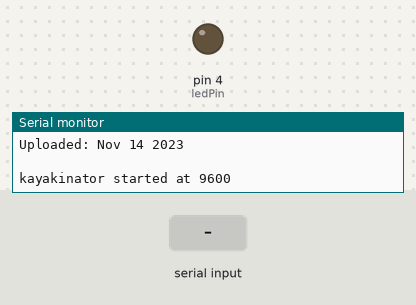
Bench run of a sketch on a simulated Arduino Uno, built with avr-gcc and run on an emulated ATmega328P. Shown: output pins drawn as LEDs (lit = HIGH), the last lines printed to the serial monitor. Inputs (shaded band) come from the test bench.

Above: at 1.2 s.
1.3 s: "1" received over the second serial link
At 2.5 s:
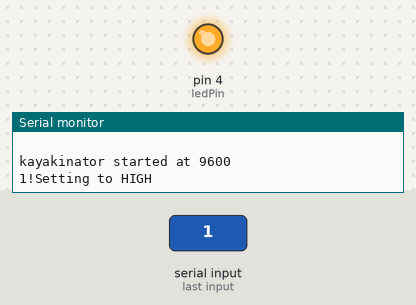
2.8 s: "0" received over the second serial link
At 3.8 s:
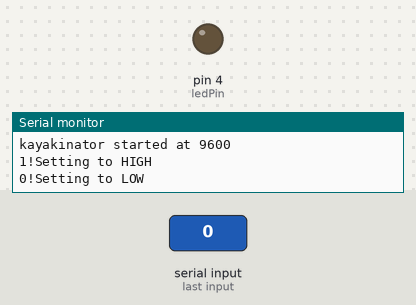
Timing chart, 0 to 5.8 s (numbered marks = the images above; inputs shaded):
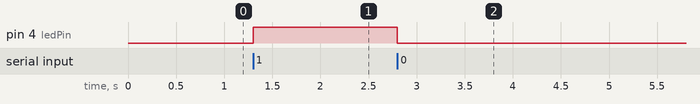

The sketch:

simple_ble.ino
```cpp
#include <AltSoftSerial.h>
AltSoftSerial kayakinator;

const int ledPin = 4; // Pin number where the LED is connected

char c = ' ';
// boolean NL = true;

void setup()
{
    Serial.begin(9600);
    Serial.print("Sketch:   ");   Serial.println(__FILE__);
    Serial.print("Uploaded: ");   Serial.println(__DATE__);
    Serial.println(" ");

    kayakinator.begin(9600);
    Serial.println("kayakinator started at 9600");

    pinMode(ledPin, OUTPUT); // Set the LED pin as an OUTPUT
}

void loop()
{
    // Read from the Bluetooth module and send to the Arduino Serial Monitor
    if (kayakinator.available()){
        c = kayakinator.read();
        Serial.write(c);
        Serial.print("!");

        // Check if received command is "ledon" or "ledoff" and control the LED accordingly
        if (c == '1'){
          Serial.println("Setting to HIGH");

          digitalWrite(ledPin, HIGH); // Turn on the LED
        }
        else if (c == '0'){
          Serial.println("Setting to LOW");
          digitalWrite(ledPin, LOW); // Turn off the LED
        }
      }

    // Read from the Serial Monitor and send to the Bluetooth module
    if (Serial.available())
    {
        c = Serial.read();

        // do not send line end characters to the HM-10
        if (c != 10 && c != 13)
        {
            kayakinator.write(c);
        }

        // Echo the user input to the main window.
        // If there is a new line print the ">" character.
        //if (NL)
        //{
        //    Serial.print("\r\n>");
        //    NL = false;
        //}
        //Serial.write(c);
        //if (c == 10)
        //{
        //    NL = true;
        //}
    }
}
```

Measured:
- after the input at 1.3 s, pin 4 (ledPin): LOW → HIGH at once
- after the input at 2.8 s, pin 4 (ledPin): HIGH → LOW at once
